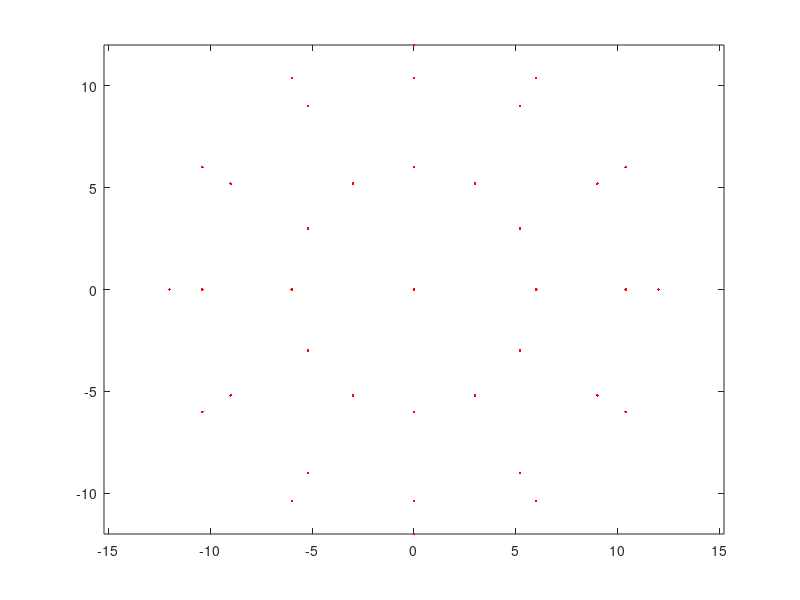

This figure's MATLAB source: (Note: this script raises an error after producing the figure.)
close all
clear all
clear 
clc

%% Create Delaunay Triangulation example
% a sphere example
radius = 12;
resolution_theta = deg2rad(30);
resolution_phi = deg2rad(30);
num_theta = 2*pi / resolution_theta;
num_phi = 2*pi / resolution_phi;
xyz_P = [];
figure;
hold all;
box on;
axis equal;
for i_theta = 1 : num_theta
    theta_P_temp = resolution_theta*(i_theta-1);
    for j_phi = 1 : num_phi
        phi_P_temp = resolution_phi*(j_phi-1);
        temp_P = [radius*cos(theta_P_temp)*cos(phi_P_temp), ...
                  radius*cos(theta_P_temp)*sin(phi_P_temp), ...
                  radius*sin(theta_P_temp)];
        xyz_P = [xyz_P; temp_P];
        plot3(temp_P(1), temp_P(2), temp_P(3), '.r')
    end
end
DT_sphere = delaunayTriangulation(xyz_P);
tetramesh(DT_sphere,'FaceAlpha',0.3);


